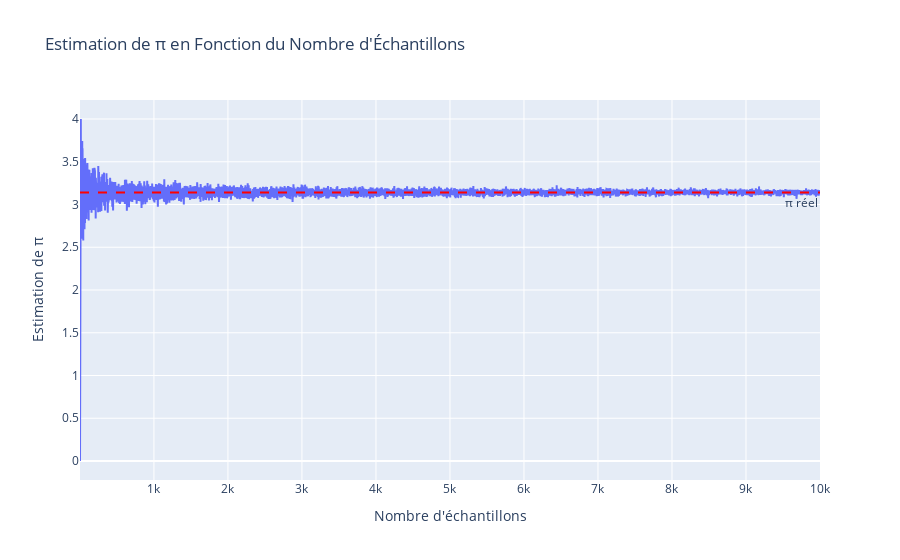
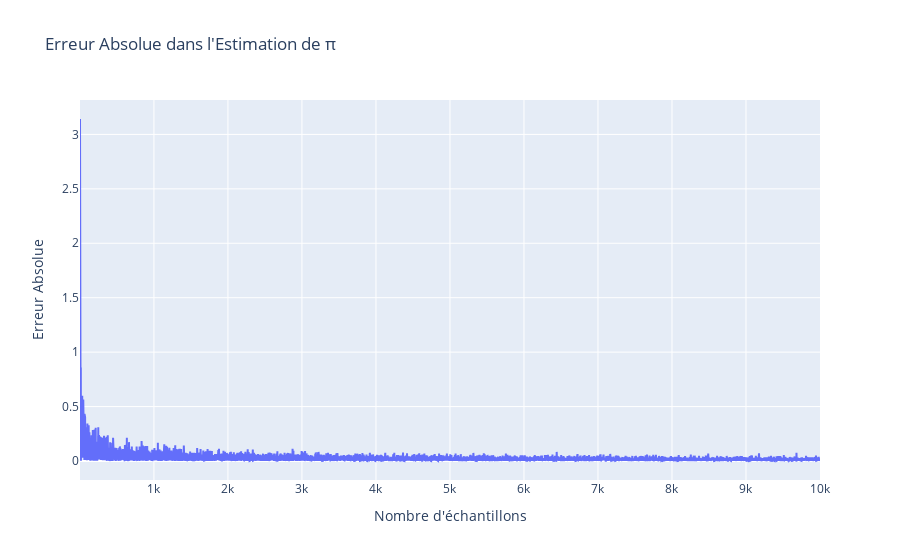

The code cell stored with these charts, in order, in its notebook:
### Markdown cell above
## Partie 2 - Estimation de $\pi$ par Monte Carlo

On rappelle que $\pi$ est égal à la surface d'un cercle de rayon 1, i.e.
$$ \pi = \int_{-1}^1 \int_{-1}^1 \mathbb{1}_{x^2 + y^2 \leq 1}(x,y) dx dy.$$

Ce qui peut se réécrire comme
$$ \pi = 4 \int_{-1}^1 \int_{-1}^1 \mathbb{1}_{x^2 + y^2 \leq 1}(x,y) p(x) p(y) dx dy.$$
Où $p(x)$ et $p(y)$ sont les densités de la loi uniforme sur $[-1,1]$.

* En déduire l'estimateur de Monte Carlo de $\pi$.
* Représenter l'évolution de la valeur de l'estimation par Monte Carlo de $\pi$ en fonction du nombre d'échantillons (aller jusqu'à 10000). Quel résultat mathématique fondamental est-on en train d'illustrer ?
* (Bonus) - Faire 100 simulations de l'estimation par Monte Carlo de $\pi$ avec $N = 1000$ échantillons, et vérifier le résultat de convergence en loi de l'estimateur MC donné par le TCL.

### Code cell
import plotly.graph_objects as go
def estimate_pi_monte_carlo(num_samples):
    x = np.random.uniform(-1, 1, num_samples)
    y = np.random.uniform(-1, 1, num_samples)

    # Calcul du nombre de points à l'intérieur du cercle
    inside_circle = (x**2 + y**2) <= 1
    nb_inside_circle = np.sum(inside_circle)

    # Estimation de pi en calculant 4 fois le ratio entre les points à l'intérieur du cercle et le nb de points total 
    pi_estimate = 4 * nb_inside_circle / num_samples
    return pi_estimate

# Évolution de l'estimation de pi en fonction du nombre d'échantillons
num_samples_list = range(1, 10001)
pi_estimates = [estimate_pi_monte_carlo(n) for n in num_samples_list]

# Calcul de l'erreur absolue dans l'estimation de pi pour chaque taille d'échantillon
pi_errors = np.abs(np.array(pi_estimates) - np.pi)

# Graphique pour l'estimation de π
fig_pi = go.Figure()
fig_pi.add_trace(go.Scatter(x=list(num_samples_list), y=pi_estimates, mode='lines', name='Estimation de π'))
fig_pi.add_hline(y=np.pi, line_dash="dash", line_color="red", annotation_text="π réel", annotation_position="bottom right")
fig_pi.update_layout(
    title="Estimation de π en Fonction du Nombre d'Échantillons",
    xaxis_title="Nombre d'échantillons",
    yaxis_title="Estimation de π"
)
fig_pi.show()

# Graphique pour l'erreur dans l'estimation de π
fig_error = go.Figure()
fig_error.add_trace(go.Scatter(x=list(num_samples_list), y=pi_errors, mode='lines', name='Erreur Absolue'))
fig_error.update_layout(
    title="Erreur Absolue dans l'Estimation de π",
    xaxis_title="Nombre d'échantillons",
    yaxis_title="Erreur Absolue"
)
fig_error.show()

### Figure 1 — Plotly figure (JSON) as saved in the notebook; plotly's stock layout.template omitted (floating-point values rounded to 4 significant figures; data arrays with more than 128 entries replaced by an {"elided": "..."} marker saying what was removed)
{"data": [{"mode": "lines", "name": "Estimation de π", "type": "scatter", "x": {"elided": "10000 int values"}, "y": {"elided": "10000 float values"}}], "layout": {"annotations": [{"showarrow": false, "text": "π réel", "x": 1, "xanchor": "right", "xref": "x domain", "y": 3.142, "yanchor": "top", "yref": "y"}], "shapes": [{"line": {"color": "red", "dash": "dash"}, "type": "line", "x0": 0, "x1": 1, "xref": "x domain", "y0": 3.142, "y1": 3.142, "yref": "y"}], "title": {"text": "Estimation de π en Fonction du Nombre d'Échantillons"}, "xaxis": {"title": {"text": "Nombre d'échantillons"}}, "yaxis": {"title": {"text": "Estimation de π"}}}}

### Figure 2 — Plotly figure (JSON) as saved in the notebook; plotly's stock layout.template omitted (floating-point values rounded to 4 significant figures; data arrays with more than 128 entries replaced by an {"elided": "..."} marker saying what was removed)
{"data": [{"mode": "lines", "name": "Erreur Absolue", "type": "scatter", "x": {"elided": "10000 int values"}, "y": {"elided": "10000 float values"}}], "layout": {"title": {"text": "Erreur Absolue dans l'Estimation de π"}, "xaxis": {"title": {"text": "Nombre d'échantillons"}}, "yaxis": {"title": {"text": "Erreur Absolue"}}}}
